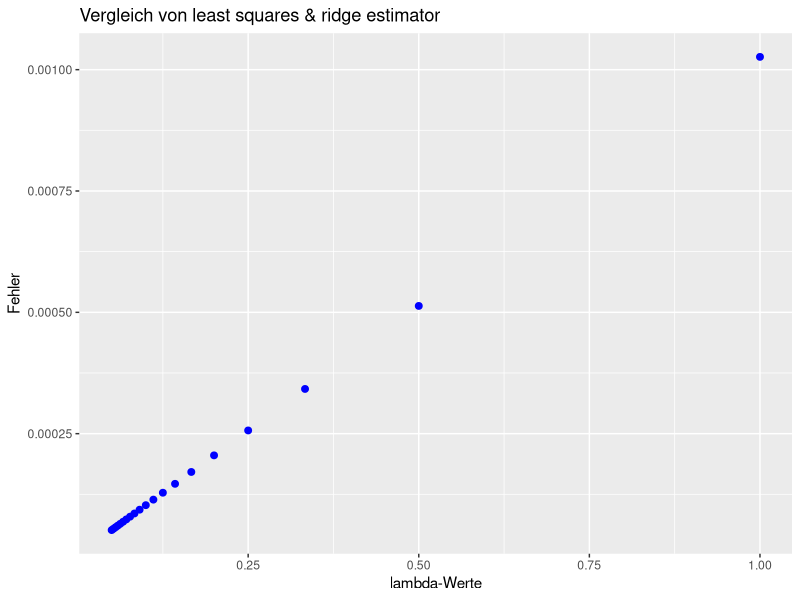
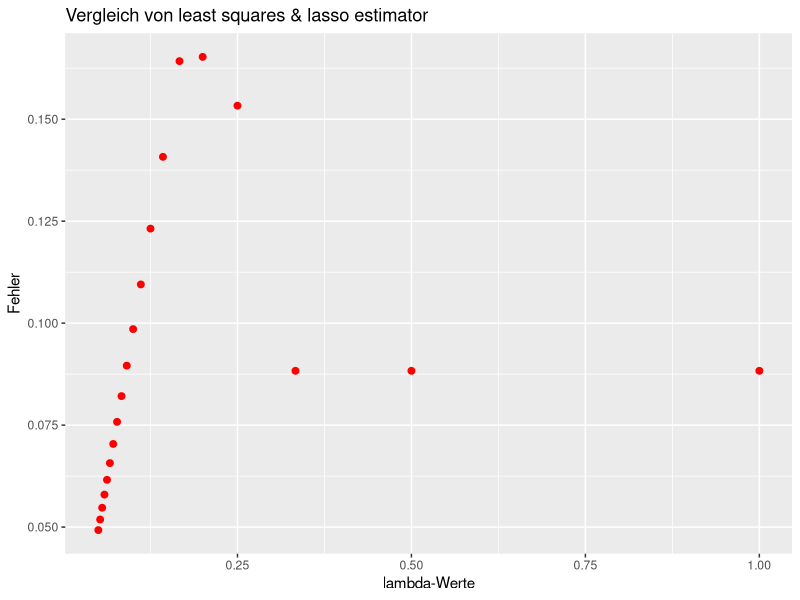

R code for these plots, in order:
setwd("C:/Users/Anwender/Desktop/Statistik AG/Blatt3")

library(tidyverse)
library(glmnet)

## Teil a) Ridge Regression Estimator

rre <- function(X, y, lambda = 1){
  error <- function(w, X, y, lambda = 1){
    crossprod(y- X %*% w) - lambda * norm(w, type = "2")
  }
  result = optim(rep(0,ncol(X)), error, X=X, y=y, lambda=lambda, method = 'BFGS')
  result$par
}

# Def des LSE zum Vergleich
ls<-function(X, y){
  lseq <- function(w, X, y) {
    crossprod(y - X%*%w)
  }
  result=optim(rep(0, ncol(X)), lseq, X=X, y=y, method='BFGS')
  result$par
}

## Teil b) glmnet Package
?glmnet


## Teil c) 

beta <- c(0.15, -0.33, 0.25)
n <- 500
p <- 3
X <- matrix(rnorm(n*p, mean = 0, sd = 1), nrow = n, ncol = p)
?scale
X <- scale(X)
eps <- rnorm(n, mean=0, sd=0.25)
y = X %*% beta + eps

# ich bau mir eine funktion die mir 3x3 matrix
# mit durchschnitts beta für alle 3 varianten zurückliefert
get_average_beta <- function(M, lambda){
  beta_rre_df <- data.frame(matrix(0, nrow = p, ncol = M))
  beta_lasso_df <- data.frame(matrix(0, nrow = p, ncol = M))
  beta_ls_df <- data.frame(matrix(0, nrow = p, ncol =M))
  for (i in (1:M)){
    beta_rre <- rre(X, y, lambda = lambda)
    beta_rre_df[,i] <- beta_rre
    
    lasso_1 <- glmnet(X, y, lambda = lambda, intercept = FALSE)
    beta_lasso <- as.vector(coef(lasso_1, s = lambda)[-1])
    beta_lasso_df[,i] <- beta_lasso
    
    beta_ls = ls(X, y)
    beta_ls_df[,i] <- beta_ls
  }
  beta_rre_mean <- apply(beta_rre_df, 1, mean)
  beta_lasso_mean <- apply(beta_lasso_df, 1, mean)
  beta_ls_mean <- apply(beta_ls_df, 1, mean)
  
  matrix <- array(c(as.matrix(beta_rre_mean), as.matrix(beta_lasso_mean), as.matrix(beta_ls_mean)), 
                              dim = c(3, 3))

  return(matrix)
}

lambda_werte <- function(k){
  return (1/(1:k))
}

# Parameter auswählen
k <- 20
M <- 10

lambda_values <- lambda_werte(k)

# Leere 3D-Matrix initialisieren (3 x 3 x Anzahl lambda-Werte)
result_matrix <- array(0, dim = c(3, 3, length(lambda_values)))

# Schleife zum Füllen der 3D-Matrix
for (i in seq_along(lambda_values)) {
  lambda <- lambda_values[i]
  result_matrix[,,i] <- get_average_beta(M, lambda)
}


## Plot für least squared und ridge estimator

data_1 <- data.frame(matrix(0, nrow = k, ncol = 2))
for (i in (1:k)){
  data_1[i,1] = 1/i
  data_1[i,2] = sqrt(sum((result_matrix[,1,i] - result_matrix[,3,i])^2))
}
View(data_1)



ggplot() + 
  geom_point(aes(x = data_1$X1, y = data_1$X2), color = "blue", size = 2) +
  labs(
    x = "lambda-Werte",
    y = "Fehler",
    title = "Vergleich von least squares & ridge estimator"
  )



## Plot für lasso und least squares estimator 

data_2 <- data.frame(matrix(0, nrow = k, ncol = 2))
for (i in (1:k)){
  data_2[i,1] = 1/i
  data_2[i,2] = sqrt((sum(result_matrix[,2,i] - result_matrix[,3,i])^2))
}
View(data_2)

ggplot() + 
  geom_point(aes(x = data_2$X1, y = data_2$X2), color = "red", size = 2) +
  labs(
    x = "lambda-Werte",
    y = "Fehler",
    title = "Vergleich von least squares & lasso estimator"
  )


## Average estimation error for lambda = 0.1

beta_lambda01 = get_average_beta(M, 0.01)
View(beta_lambda01)

average_est_err = matrix(0, nrow = 3, ncol = 1)
for (i in (1:3)){
  average_est_err[i,1] = sqrt(sum((beta - beta_lambda01[,i])^2))
}
View(average_est_err)



